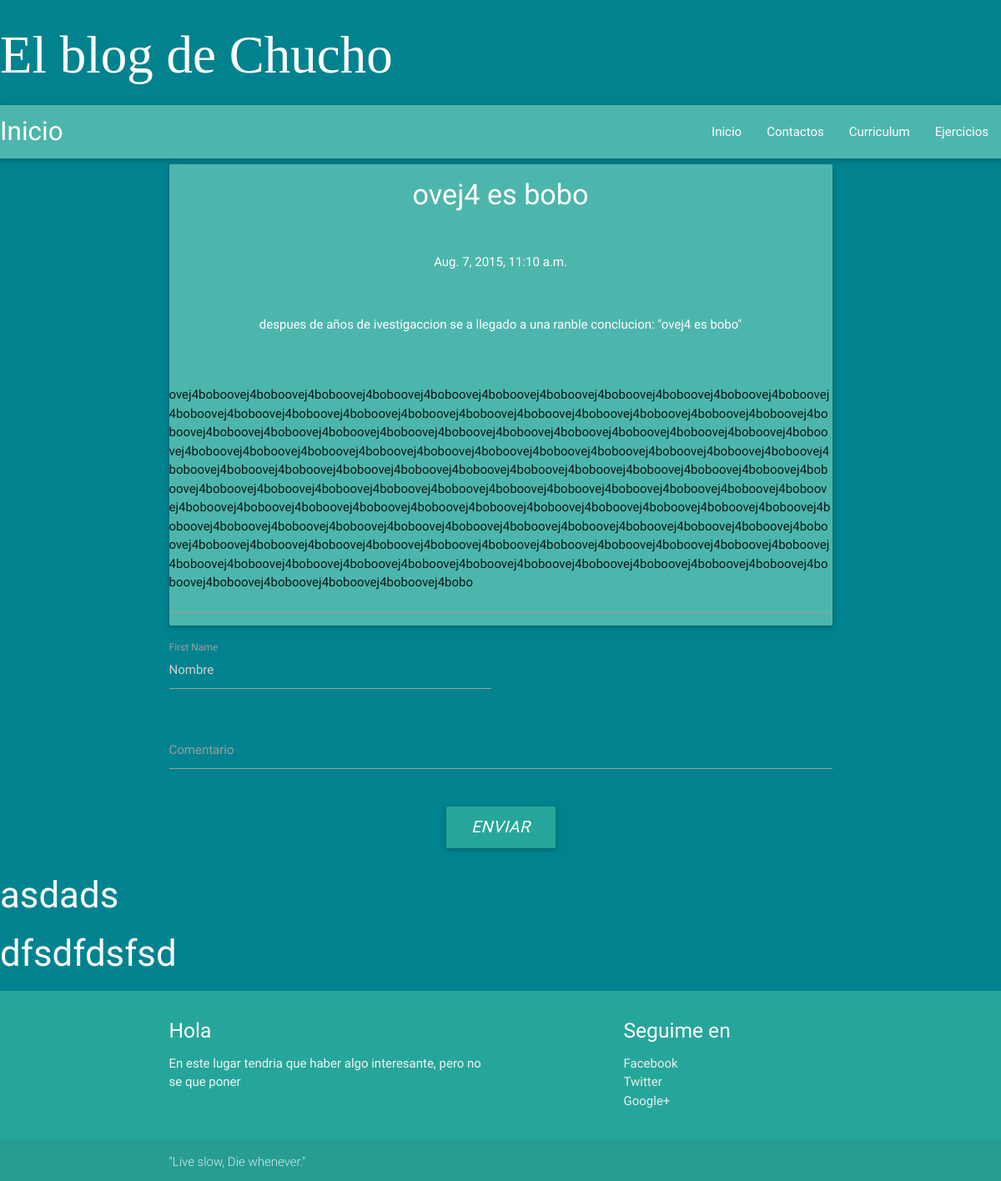
Screenshot of /ver_post/3/ with the database file from the repository.
### blog/models.py (models this page shows, shortened)
class Entrada(models.Model):
    class Meta:
        verbose_name = "Entrada"
        verbose_name_plural = "Todas las Entradas"
        ordering = ['-fecha']
    titulo = models.CharField(u'Título', max_length = 100)
    fecha = models.DateTimeField(u'Fecha del Post',auto_now_add=True)
    resumen= models.CharField(u'Resumen',max_length=512)
    contenido = models.TextField(u'Contenido')

class Mensajes(models.Model):
    class Meta:
        verbose_name = "Comentario"
        verbose_name_plural = "Comentarios"
    nombre = models.CharField('Nombre:', max_length = 100)
    contenido = models.TextField('Mensaje:')
    able = models.BooleanField('Habilitado:', default = True)
    pub_en = models.ForeignKey(Entrada)

### blog/views.py (the view, shortened to what this page needs)
# urls.py: url(r'^ver_post/(?P<id_post>[0-9]+)/$',"blog.views.verpost",name='verpost'),
def verpost(request,id_post):
    context= RequestContext(request)
    mi_post = Entrada.objects.get(id = id_post)
    mensaje = Mensajes.objects.filter(pub_en = id_post)
    return render_to_response('post.html',{"post":mi_post,"mensajes":mensaje},context)

### blog/templates/post.html (shortened to what this page needs)
{% extends 'base.html' %}
{% block title %}
Inicio
{% endblock %}
{% block content %}
<div class="container">
    <div class="center-align" >
        <div class="card teal lighten-2">
            <h4>{{post.titulo}}</h4><br>
            <p>{{post.fecha}}</p><br>
            <p>{{post.resumen}}</p><br>
            <textarea class="materialize-textarea">{{post.contenido}}</textarea><br>
        </div>
    </div>
</div>
<div class="container" style="text-align:center">
        <div class="row">
            <div class="input-field col s6">
                <input placeholder="Nombre" id="nombre" name="nombre" type="text" class="validate">
                <label for="nombre">First Name</label>
            </div>
        </div>
        <div class="row">
            <div class="input-field col s12">
                <input id="mensaje" name="mensaje" type="text" class="validate">
                <label for="mensaje">Comentario</label>
            </div>
        </div>
        <button class="btn waves-effect waves-light" type="submit" name="action">
            <i class="material-icons" id="send">ENVIAR</i>
        </button>
</div>
<div id="mensajes">
    {% include "mensajes.html" %}
</div>
{% endblock %}

### blog/templates/mensajes.html (shortened to what this page needs)
{% for mensaje in mensajes %}
<div>
    <h3>{{mensaje.nombre}}</h3>
</div>
{% endfor %}

### blog/static/css/style.css (style rules this page uses)
h3 { color:white; }
p { color:white; }
h4 { color:white; }

### rows the page displays
Entrada: titulo "ovej4 es bobo", fecha "Aug. 7, 2015, 11:10 a.m.", resumen "despues de años de ivestigaccion se a llegado a una ranble conclucion: \"ovej4 es bobo\"", contenido "ovej4boboovej4boboovej4boboovej4boboovej4boboovej4boboovej4boboovej4boboovej4boboovej4boboovej4boboovej4boboovej4boboovej4boboovej4boboovej4boboovej4boboovej4boboovej4boboovej4boboovej4boboovej4boboovej4boboovej4boboovej4boboovej4boboovej4boboovej4boboovej4boboovej4boboovej4boboovej4boboovej4boboovej4boboovej4boboovej4boboovej4boboovej4boboovej4boboovej4boboovej4boboovej4boboovej4boboovej4boboovej4boboovej4boboovej4boboovej4boboovej4boboovej4boboovej4boboovej4boboovej4boboovej4boboovej4boboovej4boboovej4boboovej4boboovej4boboovej4boboovej4boboovej4boboovej4boboovej4boboovej4boboovej4boboovej4boboovej4boboovej4boboovej4boboovej4boboovej4boboovej4boboovej4boboovej4boboovej4boboovej4boboovej4bo…"
Mensajes: nombre "asdads"
Mensajes: nombre "dfsdfdsfsd"
